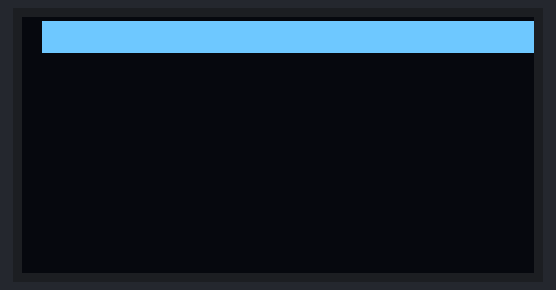
The sketch below on a simulated ESP32-S3. Shown: 128×64 one-colour display. Wiring (inferred from the names in the program): SH1106 OLED at I2C address 0x3C. What the sketch prints to the serial monitor is not drawn.

Above: at 8.1 s.

The sketch:

display_watch.ino
```cpp
#include <Wire.h>

// display_watch - fair test of every controller variant, with bus recovery.
//
// 2026-11-18 findings that shaped this sketch:
//   * panel ACKs at 0x3C, accepts 0xA5 (hardware all-on), stays black
//   * SDA (D4/GPIO5) rise time varies 1.5-2.5 us vs 0.42 us on SCL -> bad contact
//   * after a burst of NAKs the ESP32 I2C peripheral STAYS dead until Wire is
//     re-initialised (the previous sweep measured 3 variants on a dead bus)
//
// So: 9-clock recovery + Wire.end()/begin() before every variant, 100 kHz only.
//
// Controller families, and the one register that matters:
//   SSD1306/SSD1309 : charge pump 0x8D 0x14  (SSD1309 also needs 0xFD 0x12)
//   SH1106          : DC-DC      0xAD 0x8B  (0x8D does nothing on an SH1106)
// An SH1106 driven with an SSD1306 init stays black forever while ACKing.

#define OLED_ADDR 0x3C
#define SDA_PIN 5
#define SCL_PIN 6

static uint32_t okC = 0, nakC = 0;
static uint8_t fb[1024];

static void busRecover() {
  Wire.end();
  pinMode(SDA_PIN, INPUT_PULLUP);
  pinMode(SCL_PIN, INPUT_PULLUP);
  delay(2);
  bool stuck = !digitalRead(SDA_PIN) || !digitalRead(SCL_PIN);
  if (stuck) {
    pinMode(SCL_PIN, OUTPUT);
    for (int i = 0; i < 9; i++) {
      digitalWrite(SCL_PIN, LOW);  delayMicroseconds(5);
      digitalWrite(SCL_PIN, HIGH); delayMicroseconds(5);
    }
    pinMode(SDA_PIN, OUTPUT);
    digitalWrite(SDA_PIN, LOW);  delayMicroseconds(5);
    digitalWrite(SCL_PIN, HIGH); delayMicroseconds(5);
    digitalWrite(SDA_PIN, HIGH); delayMicroseconds(5);
    pinMode(SDA_PIN, INPUT_PULLUP);
  }
  Wire.begin(SDA_PIN, SCL_PIN);
  Wire.setClock(100000);
  delay(3);
  Serial.printf("    [bus recovery: stuck=%d]\n", stuck);
}

static void w1(uint8_t c) {
  Wire.beginTransmission(OLED_ADDR);
  Wire.write((uint8_t)0x00);
  Wire.write(c);
  if (Wire.endTransmission()) nakC++; else okC++;
}
static void w2(uint8_t c, uint8_t a) {
  Wire.beginTransmission(OLED_ADDR);
  Wire.write((uint8_t)0x00);
  Wire.write(c);
  Wire.write(a);
  if (Wire.endTransmission()) nakC++; else okC++;
}

static bool alive() {
  Wire.beginTransmission(OLED_ADDR);
  return Wire.endTransmission() == 0;
}

static void initSSD1306(bool ssd1309) {
  w1(0xAE);
  if (ssd1309) { w1(0xFD); w1(0x12); }
  w2(0xD5, 0x80);
  w2(0xA8, 0x3F);
  w2(0xD3, 0x00);
  w1(0x40);
  w2(0x8D, 0x14);          // charge pump ON
  w2(0x20, 0x00);
  w1(0xA1); w1(0xC8);
  w2(0xDA, 0x12);
  w2(0x81, 0xFF);
  w2(0xD9, 0xF1);
  w2(0xDB, 0x40);
  w1(0xA4); w1(0xA6); w1(0x2E);
  delay(20);
  w1(0xAF);
  delay(20);
}

static void initSH1106() {
  w1(0xAE);
  w2(0xD5, 0x80);
  w2(0xA8, 0x3F);
  w2(0xD3, 0x00);
  w1(0x40);
  w2(0xAD, 0x8B);          // DC-DC ON  (SH1106)
  w1(0x33);
  w1(0xA1); w1(0xC8);
  w2(0xDA, 0x12);
  w2(0x81, 0xFF);
  w2(0xD9, 0x22);
  w2(0xDB, 0x35);
  w1(0xA4); w1(0xA6);
  w1(0xAF);
  delay(20);
}

static void pushSSD(uint8_t fill) {
  w2(0x21, 0x00); w2(0x21, 127);
  w2(0x22, 0x00); w2(0x22, 0x07);
  for (uint8_t p = 0; p < 8; p++)
    for (uint8_t off = 0; off < 128; off += 16) {
      for (uint8_t k = 0; k < 16; k++) fb[p * 128 + off + k] = fill;
      Wire.beginTransmission(OLED_ADDR);
      Wire.write((uint8_t)0x40);
      Wire.write(&fb[p * 128 + off], 16);
      if (Wire.endTransmission()) nakC++; else okC++;
    }
}

static void pushSH(uint8_t fill, uint8_t colOfs) {
  for (uint8_t p = 0; p < 8; p++) {
    w1(0xB0 | p);
    w1(0x00 | (colOfs & 0x0F));
    w1(0x10 | (colOfs >> 4));
    for (uint8_t off = 0; off < 128; off += 16) {
      for (uint8_t k = 0; k < 16; k++) fb[p * 128 + off + k] = fill;
      Wire.beginTransmission(OLED_ADDR);
      Wire.write((uint8_t)0x40);
      Wire.write(&fb[p * 128 + off], 16);
      if (Wire.endTransmission()) nakC++; else okC++;
    }
  }
}

static void report(const char *what) {
  Serial.printf("    %-28s %3lu ok, %3lu nak\n", what,
                (unsigned long)okC, (unsigned long)nakC);
}

static void runVariant(int which) {
  Serial.println();
  switch (which) {
    case 0:
      Serial.println(F(">>> VARIANT 1: SSD1306 init + charge pump 0x8D 0x14"));
      busRecover();
      okC = nakC = 0;
      initSSD1306(false);
      report("init");
      w1(0xA5); report("0xA5 hardware all-on (8 s)");
      delay(8000);
      w1(0xA4); w1(0xAF);
      okC = nakC = 0; pushSSD(0xFF); report("0xFF frame (6 s)");
      delay(6000);
      w1(0xAE);
      break;
    case 1:
      Serial.println(F(">>> VARIANT 2: SSD1309 (0xFD 0x12 unlock) + 0x8D 0x14"));
      busRecover();
      okC = nakC = 0;
      initSSD1306(true);
      report("init");
      w1(0xA5); report("0xA5 hardware all-on (8 s)");
      delay(8000);
      w1(0xA4); w1(0xAF);
      okC = nakC = 0; pushSSD(0xFF); report("0xFF frame (6 s)");
      delay(6000);
      w1(0xAE);
      break;
    case 2:
      Serial.println(F(">>> VARIANT 3: SH1106 init, DC-DC 0xAD 0x8B, column offset 2"));
      busRecover();
      okC = nakC = 0;
      initSH1106();
      report("init");
      w1(0xA5); report("0xA5 hardware all-on (8 s)");
      delay(8000);
      w1(0xA4); w1(0xAF);
      okC = nakC = 0; pushSH(0xFF, 0x02); report("0xFF pages (6 s)");
      delay(6000);
      if (alive()) { okC = nakC = 0; pushSH(0xAA, 0x02); report("0xAA pages (5 s)"); delay(5000); }
      w1(0xAE);
      break;
    case 3:
      Serial.println(F(">>> VARIANT 4: SH1106 init, DC-DC 0xAD 0x8B, column offset 0"));
      busRecover();
      okC = nakC = 0;
      initSH1106();
      report("init");
      w1(0xA5); report("0xA5 hardware all-on (8 s)");
      delay(8000);
      w1(0xA4); w1(0xAF);
      okC = nakC = 0; pushSH(0xFF, 0x00); report("0xFF pages (6 s)");
      delay(6000);
      w1(0xAE);
      break;
  }
}

void setup() {
  Serial.begin(115200);
  uint32_t t0 = millis();
  while (!Serial && (millis() - t0 < 3000)) delay(10);
  Serial.println();
  Serial.println(F("=== display_watch: 4 driver variants, bus recovered between each ==="));
  Serial.println(F("Each variant ~20 s. WATCH THE PANEL."));
}

void loop() {
  for (int i = 0; i < 4; i++) runVariant(i);
  Serial.println(F("\n=== sweep done; repeating in 3 s ==="));
  delay(3000);
}
```

Measured:
- what the display in image 0 shows lasts 6.1 s, from 8.1 s to 14.2 s
